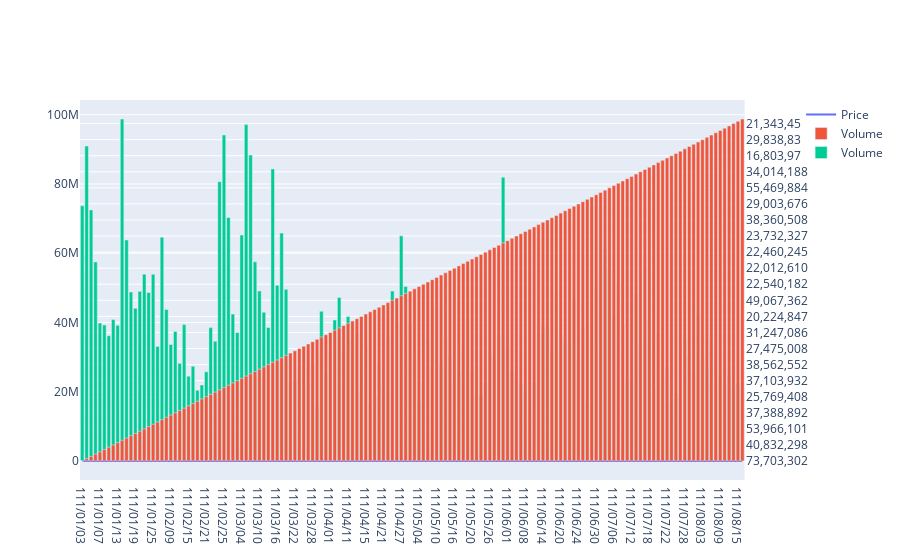

This figure's notebook cell:
### Code cell
fig2.add_trace(go.Bar(x=stock['Date'],y=stock['Volume'],name='Volume'),secondary_y = False)

### Figure 1 — Plotly figure (JSON) as saved in the notebook; plotly's stock layout.template omitted (floating-point values rounded to 4 significant figures; data arrays with more than 128 entries replaced by an {"elided": "..."} marker saying what was removed)
{"data": [{"name": "Price", "type": "scatter", "x": {"elided": "150 str values"}, "xaxis": "x", "y": {"elided": "150 float values"}, "yaxis": "y"}, {"name": "Volume", "type": "bar", "x": {"elided": "150 str values"}, "xaxis": "x", "y": {"elided": "150 str values"}, "yaxis": "y2"}, {"name": "Volume", "type": "bar", "x": {"elided": "150 str values"}, "xaxis": "x", "y": {"elided": "150 str values"}, "yaxis": "y"}], "layout": {"xaxis": {"anchor": "y", "domain": [0, 0.94]}, "yaxis": {"anchor": "x", "domain": [0, 1]}, "yaxis2": {"anchor": "x", "overlaying": "y", "side": "right"}}}
